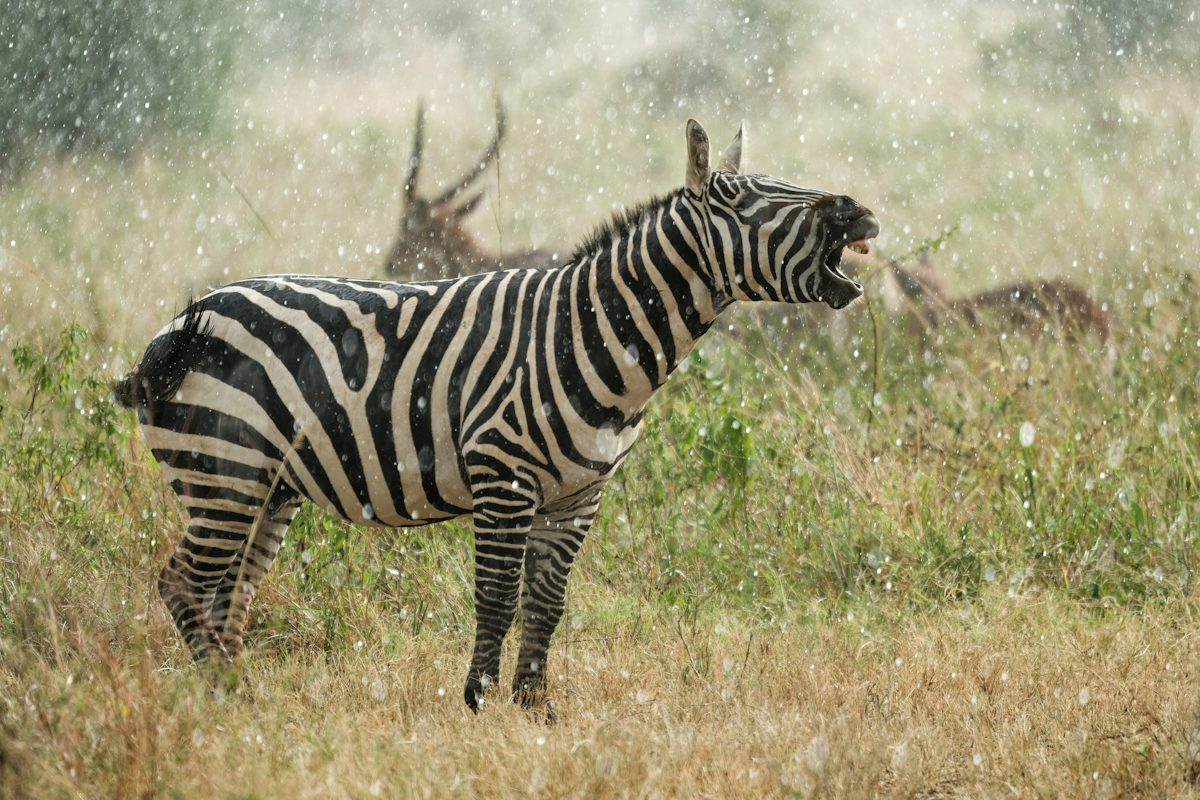
#> input picture Exp1input.jpg, 1200 x 800 px
$ python Exp17.py
#> lines starting #> are read from the running program, lines starting #| are printed output that depends on the picture; after the words box and inside, x2 and y2 are one past the last pixel; in counts of white or black regions, pixels touching at a corner belong together
import cv2
from tkinter import Tk, filedialog

Tk().withdraw()
file_path = filedialog.askopenfilename(
    title="Select an Image",
    filetypes=[("Image Files", "*.jpg *.jpeg *.png *.bmp")]
)
#> the answer given: Exp1input.jpg

if not file_path:
    print("No image selected!")
    exit()

img = cv2.imread(file_path)
#> img is the input picture: shape (800, 1200, 3); mean B, G, R 115.6, 149.6, 155.9
if img is None:
    print("Error: Unable to load image!")
    exit()

gray = cv2.cvtColor(img, cv2.COLOR_BGR2GRAY)
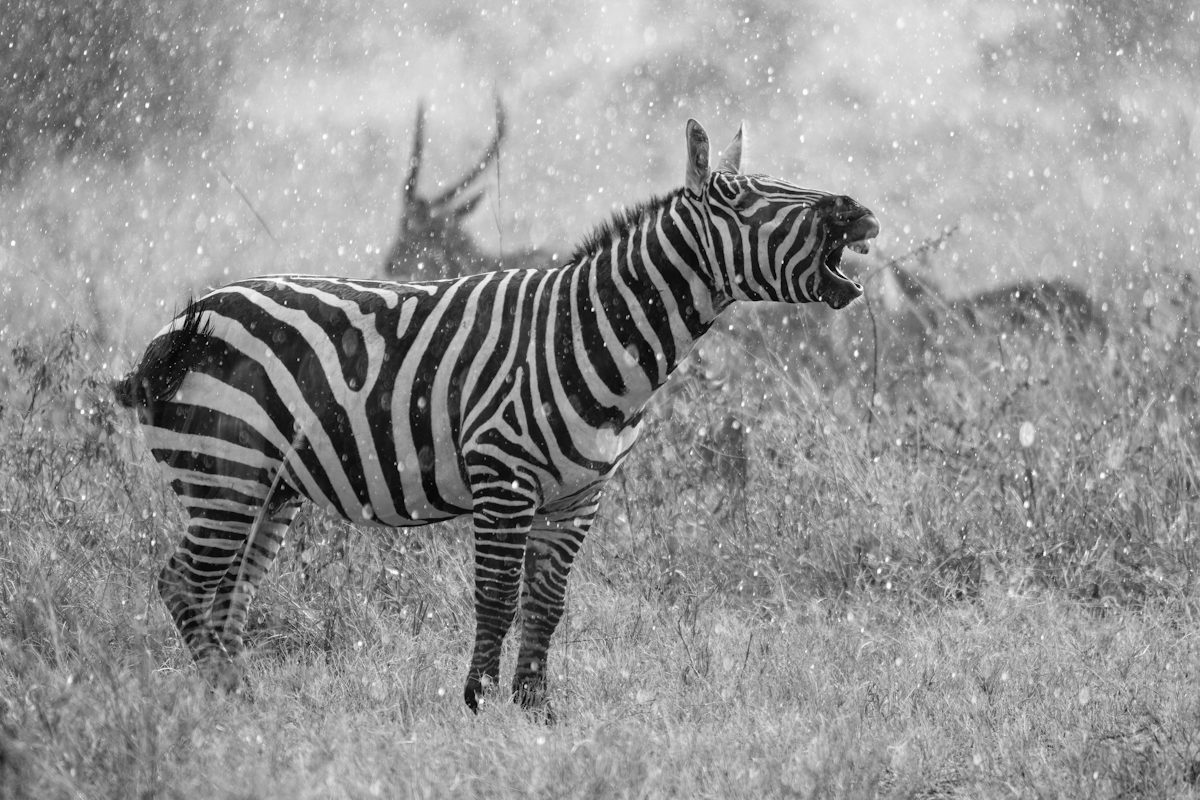
#> gray: shape (800, 1200); min 0, max 255, mean 147.6
adaptive = cv2.adaptiveThreshold(
    gray, 255, cv2.ADAPTIVE_THRESH_MEAN_C, cv2.THRESH_BINARY, 11, 2
)
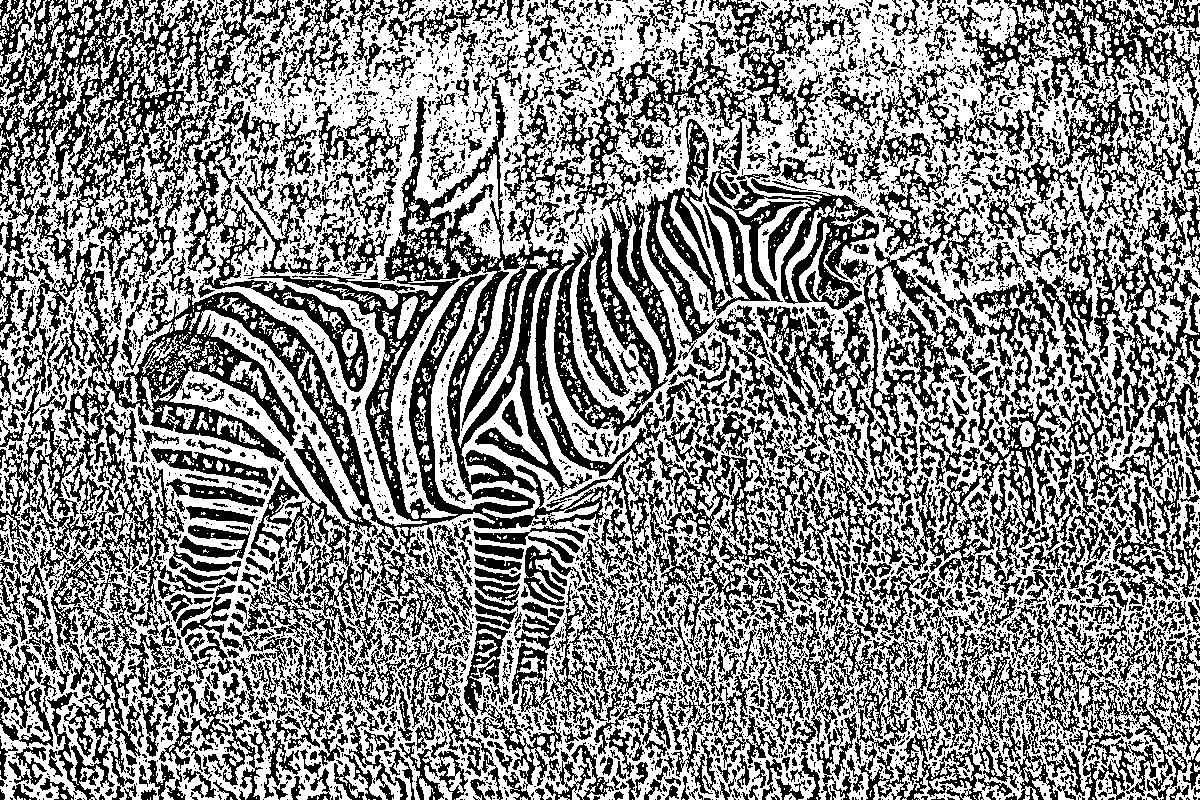
#> adaptive: shape (800, 1200); 54.8% white; 5203 black regions (4163 under 20 px), largest, box (x1, y1, x2, y2) and area: (0, 46, 739, 800) 90307, (757, 194, 1200, 608) 45481, (0, 0, 255, 300) 24829

cv2.imshow("Original Image", img)
cv2.imshow("Adaptive Threshold Image", adaptive)
cv2.waitKey(0)
cv2.destroyAllWindows()

$ run again, on Exp3input.jpg
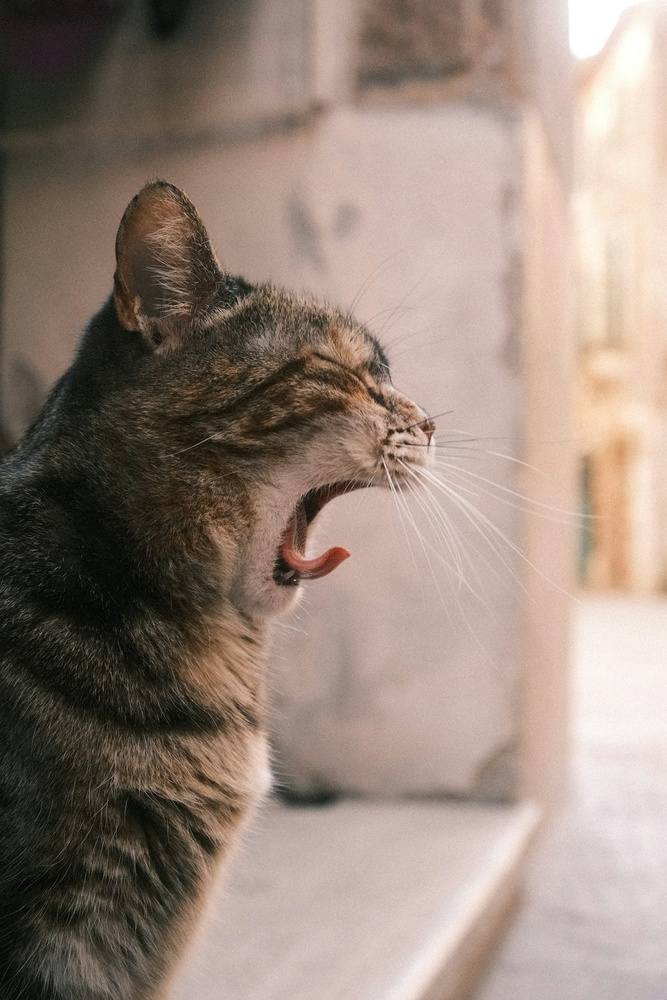
#> input picture Exp3input.jpg, 667 x 1000 px, shrunk from 1200 x 1800 before the run
#> img is the input picture: shape (1000, 667, 3); mean B, G, R 123, 133.8, 151
#> `gray = cv2.cvtColor(img, cv2.COLOR_BGR2GRAY)`:
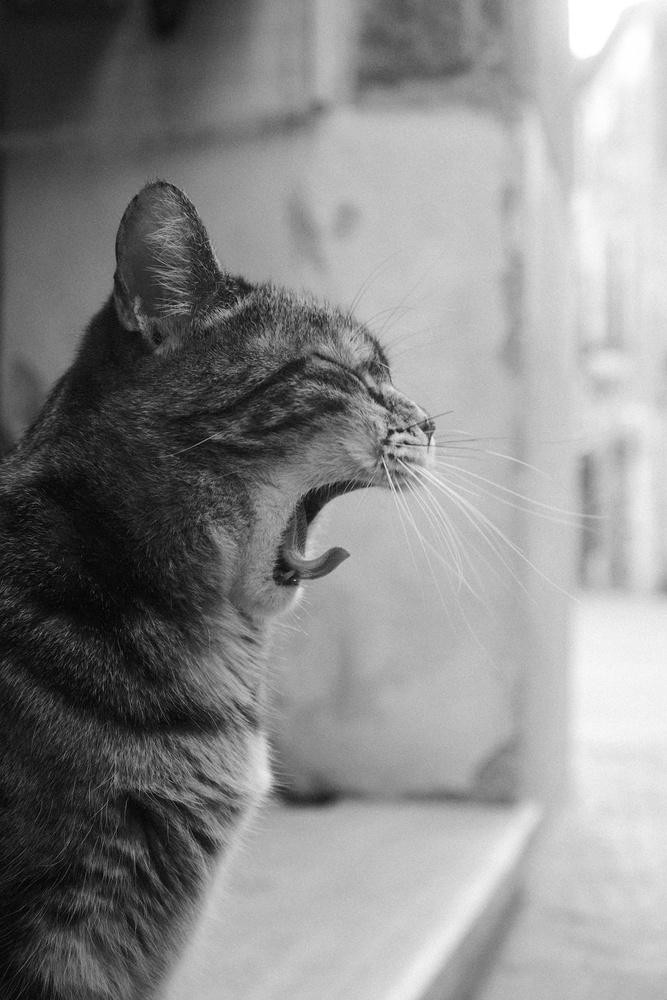
#> gray: shape (1000, 667); min 1, max 255, mean 137.7
#> `adaptive = cv2.adaptiveThreshold( gray, 255, cv2.ADAPTIVE_THRESH_MEAN_..`:
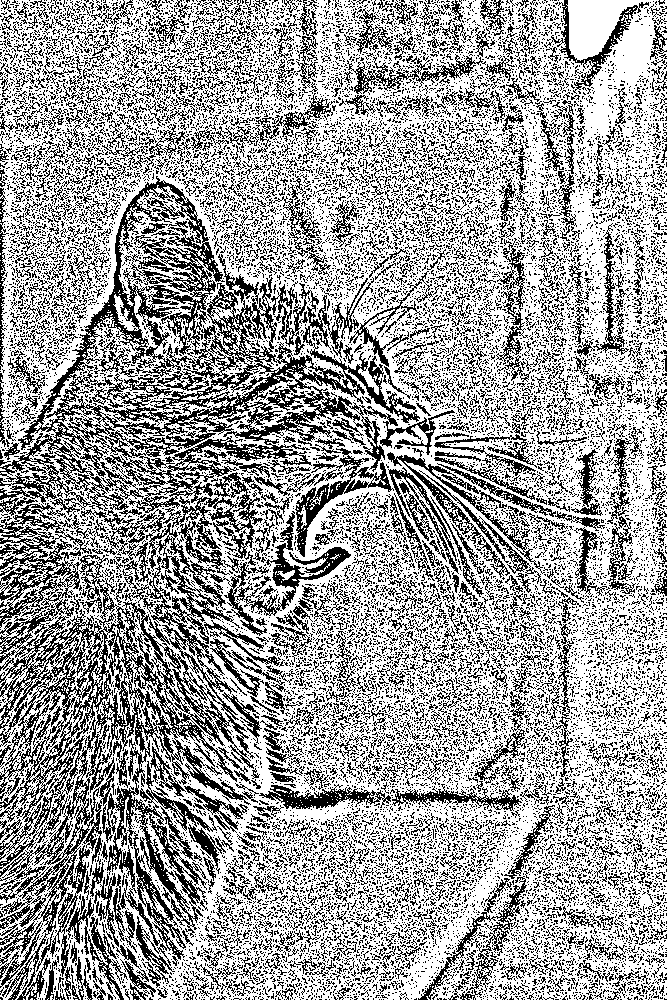
#> adaptive: shape (1000, 667); 63.3% white; black in thin lines or dots

$ run again, on Exp4input.jpg
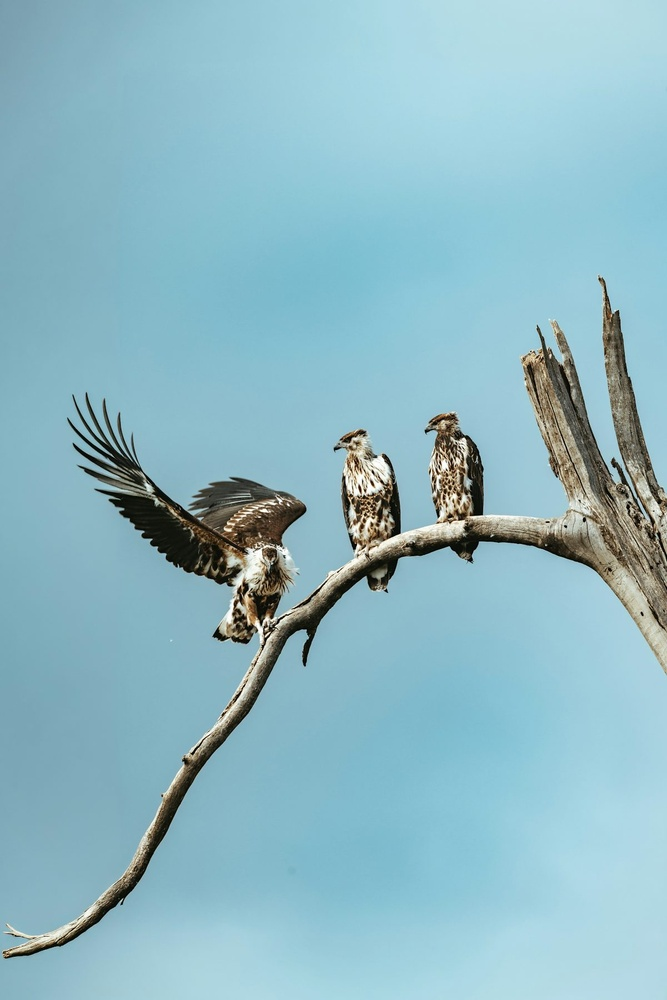
#> input picture Exp4input.jpg, 667 x 1000 px, shrunk from 1200 x 1800 before the run
#> img is the input picture: shape (1000, 667, 3); mean B, G, R 196, 184.6, 141.9
#> `gray = cv2.cvtColor(img, cv2.COLOR_BGR2GRAY)`:
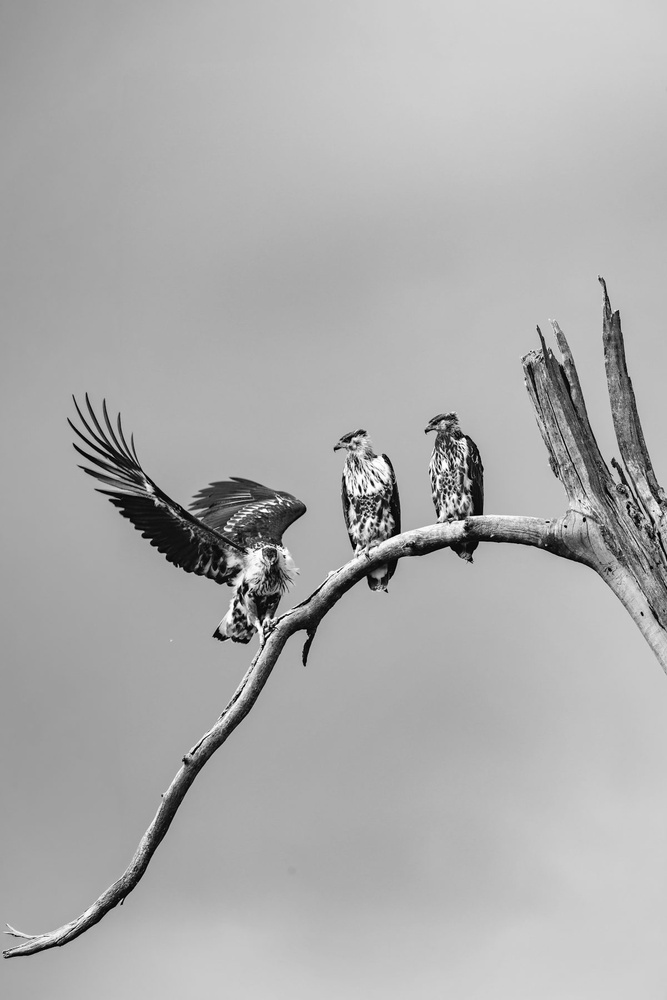
#> gray: shape (1000, 667); min 0, max 255, mean 173.1
#> `adaptive = cv2.adaptiveThreshold( gray, 255, cv2.ADAPTIVE_THRESH_MEAN_..`:
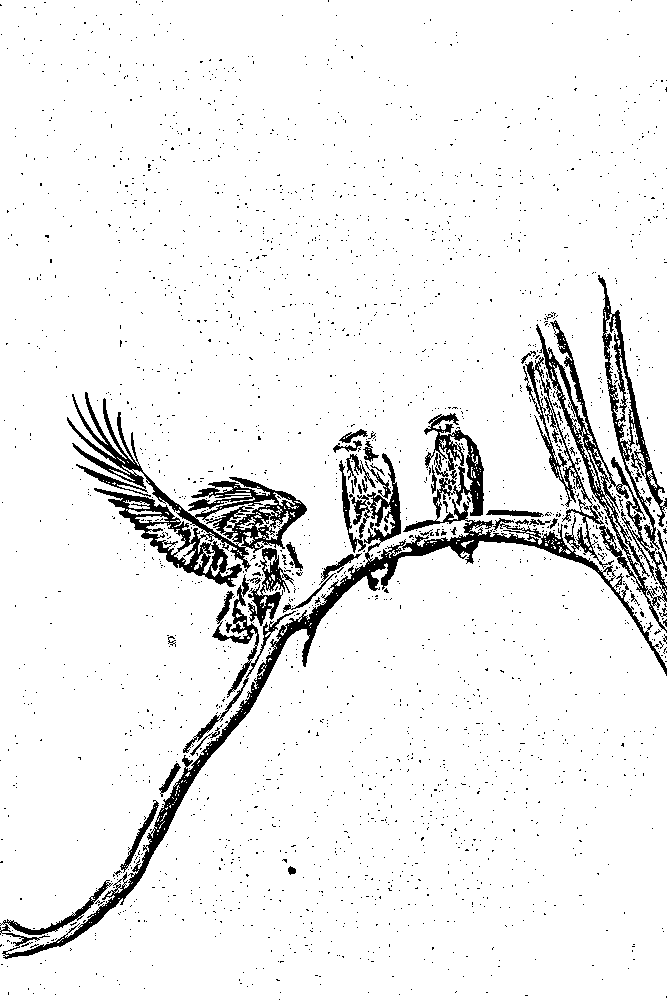
#> adaptive: shape (1000, 667); 93.2% white; 2428 black regions (2383 under 20 px), largest, box (x1, y1, x2, y2) and area: (0, 357, 667, 959) 16671, (67, 392, 307, 587) 9388, (536, 275, 667, 633) 7942

$ run again, on Exp5input.jpg
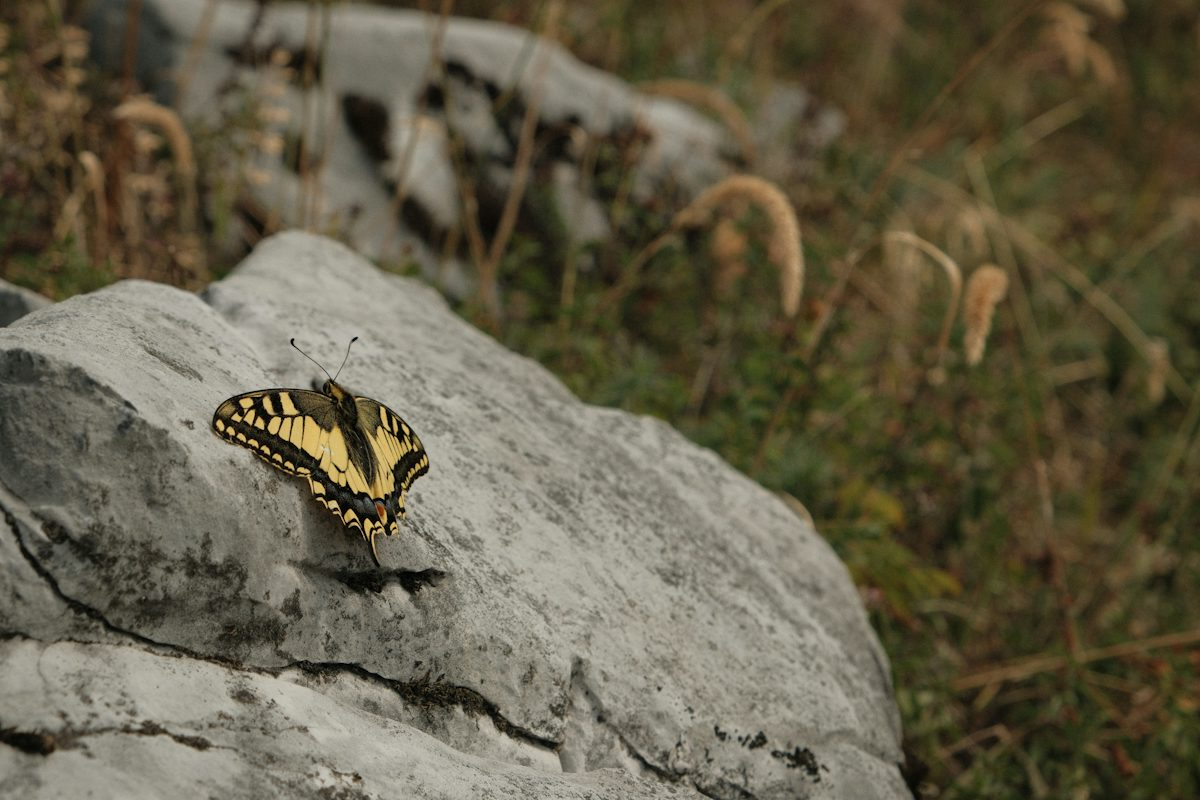
#> input picture Exp5input.jpg, 1200 x 800 px
#> img is the input picture: shape (800, 1200, 3); mean B, G, R 73.4, 94.2, 100.5
#> `gray = cv2.cvtColor(img, cv2.COLOR_BGR2GRAY)`:
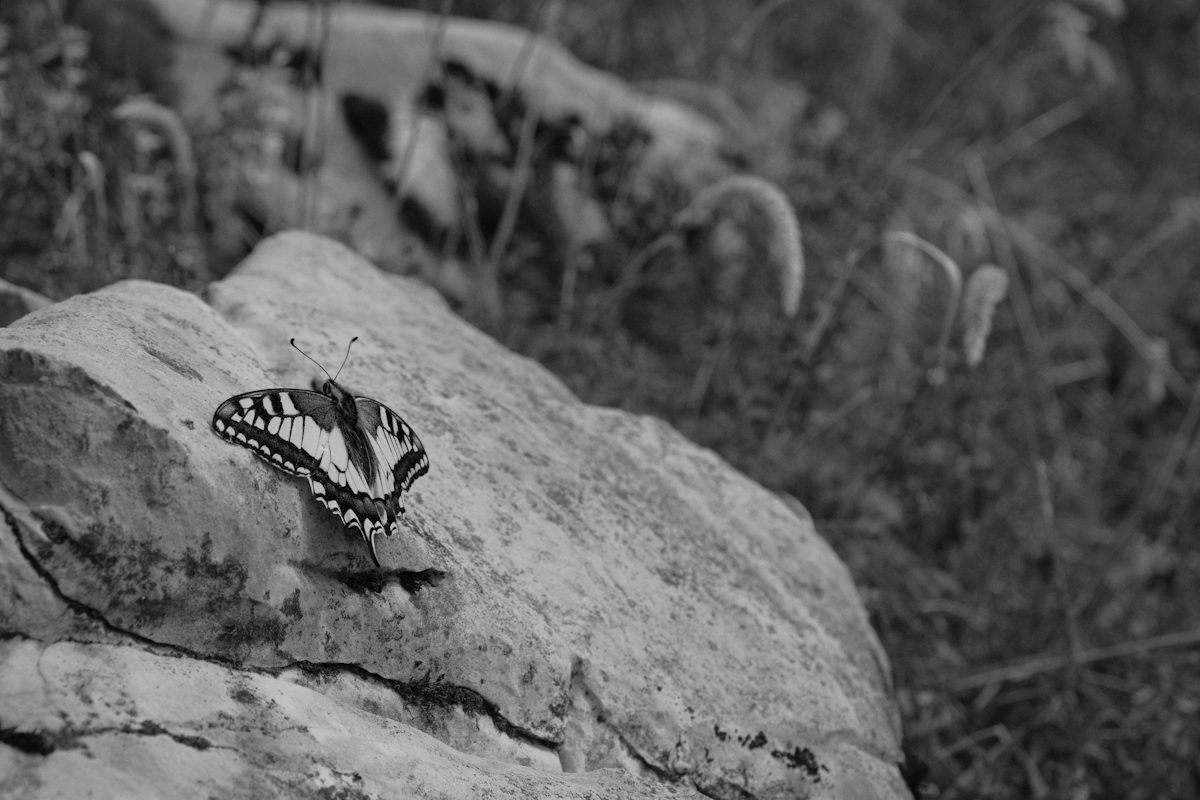
#> gray: shape (800, 1200); min 0, max 213, mean 93.7
#> `adaptive = cv2.adaptiveThreshold( gray, 255, cv2.ADAPTIVE_THRESH_MEAN_..`:
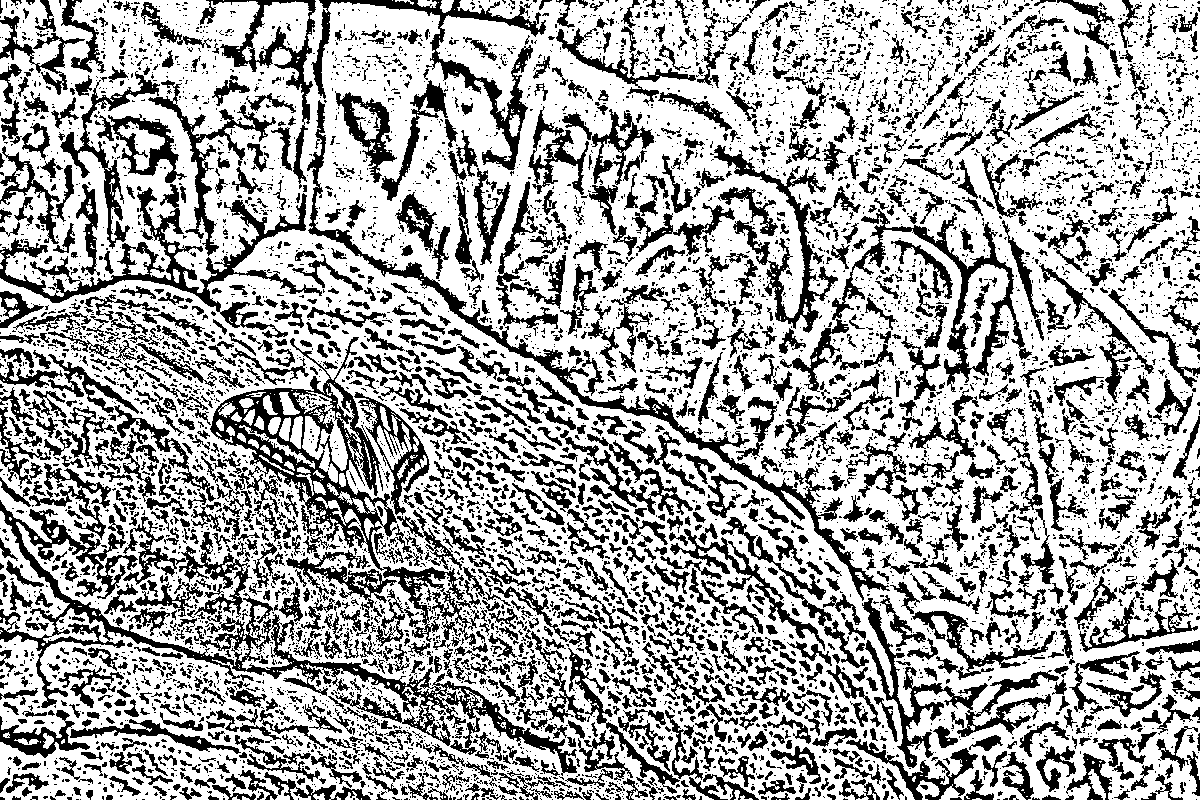
#> adaptive: shape (800, 1200); 66.5% white; 7332 black regions (5655 under 20 px), largest, box (x1, y1, x2, y2) and area: (0, 500, 577, 776) 14219, (201, 337, 476, 650) 12660, (307, 100, 890, 601) 7763
